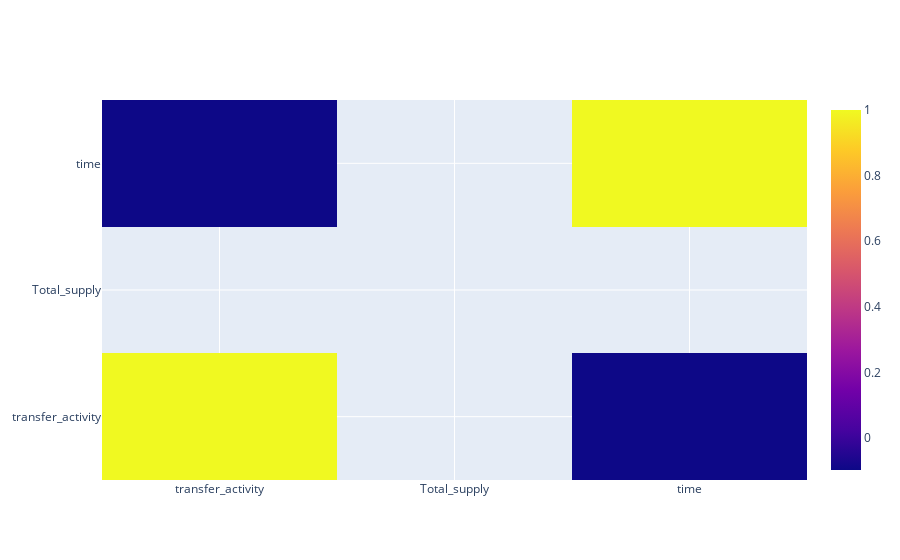

Notebook source saved alongside this figure:
### Code cell
x=list(df.corr().columns)
y=list(df.corr().index)
values=np.array(df.corr().values)
fig = go.Figure(data=go.Heatmap(
    z=values,
    x=x,
    y=y,
                   
    
                   hoverongaps = False))
fig.show()

### Figure 1 — Plotly figure (JSON) as saved in the notebook; plotly's stock layout.template omitted (floating-point values rounded to 4 significant figures)
{"data": [{"hoverongaps": false, "type": "heatmap", "x": ["transfer_activity", "Total_supply", "time"], "y": ["transfer_activity", "Total_supply", "time"], "z": [[1, null, -0.09728], [null, null, null], [-0.09728, null, 1]]}], "layout": {}}
